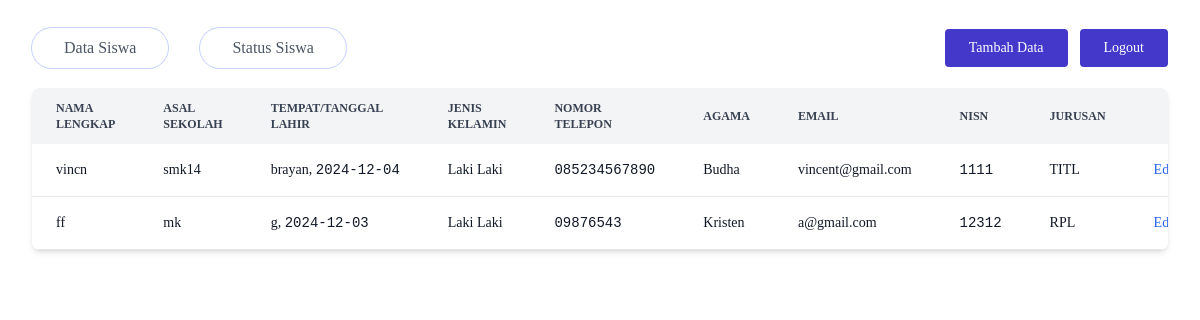
Page /dasbor3.php (signed in) on the committed database.
### tables this page shows
CREATE TABLE `pendaftar` (
  `ID` int(11) NOT NULL,
  `nama` varchar(100) NOT NULL,
  `asal` varchar(150) NOT NULL,
  `tempat` varchar(150) NOT NULL,
  `tanggal` date NOT NULL,
  `jk` varchar(11) NOT NULL,
  `alamat` varchar(100) NOT NULL,
  `nomor` varchar(150) NOT NULL,
  `agama` varchar(100) NOT NULL,
  `email` varchar(100) NOT NULL,
  `nisn` int(50) NOT NULL,
  `bid_study` varchar(150) NOT NULL,
  `tgl_daftar` date NOT NULL DEFAULT current_timestamp(),
  `setatus` varchar(50) NOT NULL,
  `pembaharuan` timestamp NULL DEFAULT NULL ON UPDATE current_timestamp()
);

### datasiswa.php (the view, shortened to what this page needs)
<div class="overflow-x-auto shadow-md sm:rounded-lg mt-5">
    <table class="w-full text-sm text-left rtl:text-right text-gray-500 dark:text-gray-400">
        <thead class="text-xs text-gray-700 uppercase bg-gray-100 dark:bg-gray-700 dark:text-gray-400">
            <tr>
                <th scope="col" class="px-6 py-3">
                    Nama Lengkap
                </th>
                <th scope="col" class="px-6 py-3">
                    Asal Sekolah
                </th>
                <th scope="col" class="px-6 py-3">
                    Tempat/Tanggal Lahir
                </th>
                <th scope="col" class="px-6 py-3">
                    Jenis Kelamin
                </th>
                <th scope="col" class="px-6 py-3">
                    Nomor Telepon
                </th>
                <th scope="col" class="px-6 py-3">
                    Agama
                </th>
                <th scope="col" class="px-6 py-3">
                    Email
                </th>
                <th scope="col" class="px-6 py-3">
                    NISN
                </th>
                <th scope="col" class="px-6 py-3">
                    Jurusan
                </th>
                <th scope="col" class="px-6 py-3 text-transparent">
                </th>
            </tr>
        </thead>
        <tbody>
            <?php
            include("config.php");
            $result = mysqli_query($db, "SELECT * FROM pendaftar");
            while ( $data = mysqli_fetch_array($result)) {
            ?>
            <tr class="bg-white border-b hover:bg-gray-50 ">
               <td scope="row" class="px-6 py-4 font-medium text-gray-900 whitespace-nowrap"><?=$data["nama"] ?></td>
               <td scope="row" class="px-6 py-4 font-medium text-gray-900 whitespace-nowrap"><?=$data["asal"] ?></td>
               <td scope="row" class="px-6 py-4 font-medium text-gray-900 whitespace-nowrap"><?=$data["tempat"] ?>, <span class="font-mono"><?=$data["tanggal"] ?></span></td>
               <td scope="row" class="px-6 py-4 font-medium text-gray-900 whitespace-nowrap"><?=$data["jk"] ?></td>
               <td scope="row" class="px-6 py-4 font-medium text-gray-900 whitespace-nowrap font-mono"><?=$data["nomor"] ?></td>
               <td scope="row" class="px-6 py-4 font-medium text-gray-900 whitespace-nowrap"><?=$data["agama"] ?></td>
               <td scope="row" class="px-6 py-4 font-medium text-gray-900 whitespace-nowrap"><?=$data["email"] ?></td>
               <td scope="row" class="px-6 py-4 font-medium text-gray-900 whitespace-nowrap font-mono"><?=$data["nisn"] ?></td>
               <td scope="row" class="px-6 py-4 font-medium text-gray-900 whitespace-nowrap"><?=$data["bid_study"] ?></td>
               <td class="flex items-center px-6 py-4">
                    <a href="edit.php?ide=<?php echo $data['ID']; ?>" class="font-medium text-blue-600 dark:text-blue-500 hover:underline">Edit</a>
                </td>
            </tr>
            <?php } ?>
        </tbody>
    </table>
</div>

### dasbor3.php (shortened to what this page needs)
<?php
include("config.php");
?>
<!DOCTYPE html>
<html lang="en">
<head>
    <script src="https://cdn.tailwindcss.com"></script>
</head>
<body class="bg-white font-serif">
      <div class="bg-white py-4 md:py-7 px-4 md:px-8 xl:px-10 sm:px-6 w-full ">
      <?php include("atas/navadmin.php") ?>
      <?php include("datasiswa.php") ?>
      </div>
</body>
</html>

### atas/navadmin.php (shortened to what this page needs)
<div class="flex items-center justify-between sticky bg-fixed top-3 ">
                    <div class="flex items-center">
                        <a class="bg-white rounded-full ring-1 ring-indigo-200 focus:outline-none focus:ring-2  focus:bg-indigo-50 focus:ring-indigo-800" href="dasbor3.php">
                            <div class="py-2 px-8 text-gray-600 hover:text-indigo-700 hover:bg-indigo-100 rounded-full ">
                                <p>Data Siswa</p>
                            </div>
                        </a>
                        <a class="bg-white rounded-full ring-1 ring-indigo-200 focus:outline-none focus:ring-2 focus:bg-indigo-50 focus:ring-indigo-800 ml-4 sm:ml-8" href="dasbor4.php">
                            <div class="py-2 px-8 text-gray-600 hover:text-indigo-700 hover:bg-indigo-100 rounded-full ">
                                <p>Status Siswa</p>
                            </div>
                        </a>
                    </div>
                    <div class="hidden md:flex items-center justify-between sticky bg-fixed top-3 gap-3 flex-col md:flex-row">
                    <form action="tambah.php">
                    <button class="focus:ring-2 focus:ring-offset-2 focus:ring-indigo-600  inline-flex items-center justify-start px-6 py-3 bg-indigo-700 hover:bg-indigo-600 hover:shadow-xl hover:shadow-blue-600/50 focus:outline-none rounded">
                        <p class="text-sm font-medium leading-none text-white">Tambah Data</p>
                    </button></form>
                    <form method="POST" action="logout.php">
                    <button class="focus:ring-2 focus:ring-offset-2 focus:ring-indigo-600  inline-flex items-center justify-start px-6 py-3 bg-indigo-700 hover:bg-indigo-600 hover:shadow-xl hover:shadow-blue-600/50 focus:outline-none rounded">
                        <p class="text-sm font-medium leading-none text-white">Logout</p>
                    </button></form>
                    </div>
</div>

### rows in the picture
pendaftar: nama "vincn", asal "smk14", tempat "brayan", tanggal "2024-12-04", jk "Laki Laki", nomor "085234567890", agama "Budha", email "vincent@gmail.com", nisn "1111", bid_study "TITL"
pendaftar: nama "ff", asal "mk", tempat "g", tanggal "2024-12-03", jk "Laki Laki", nomor "09876543", agama "Kristen", email "a@gmail.com", nisn "12312", bid_study "RPL"
